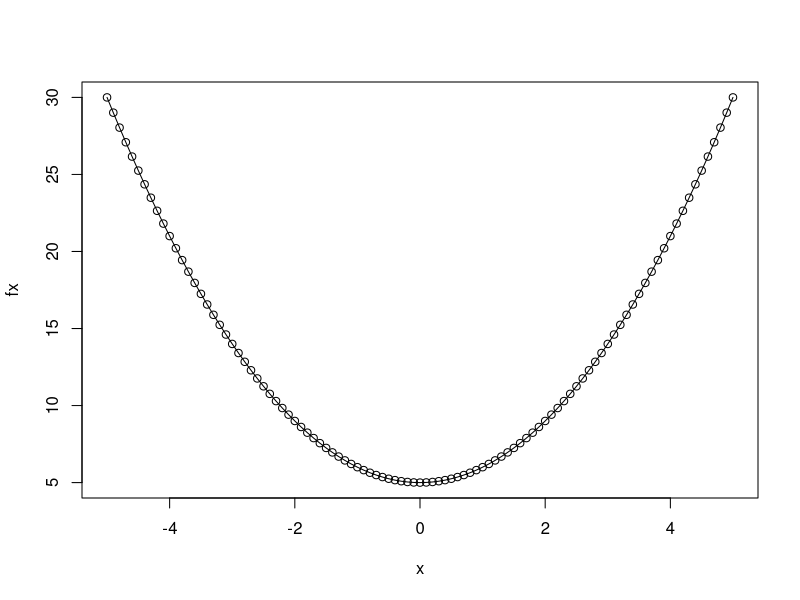
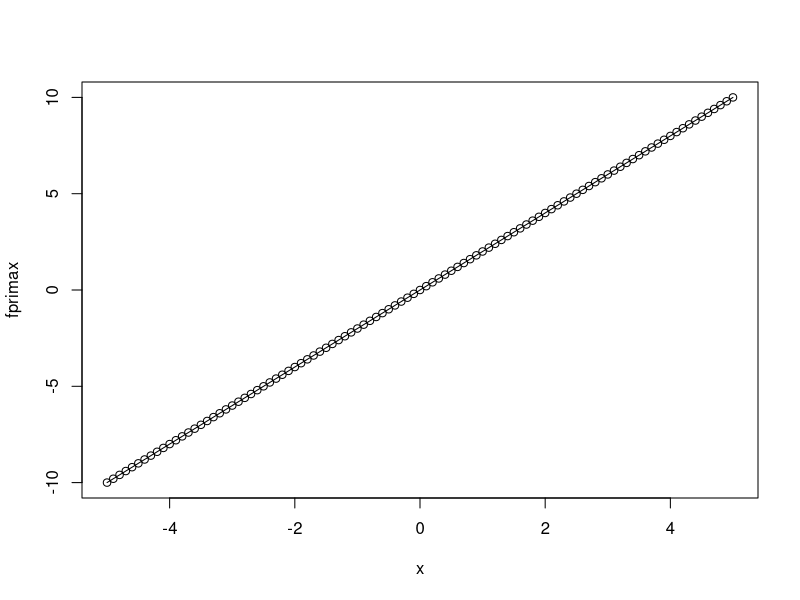
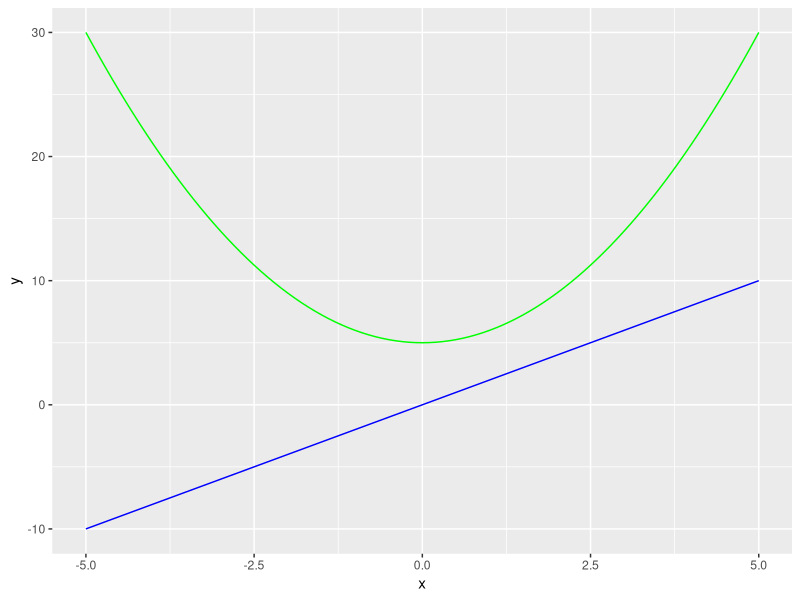

Generate these figures, in order, with R:
# UNIVERSIDAD NACIONAL AUTÓNOMA DE MÉXICO
# Facultad de Economía
# Matemáticas I 2021-1
# Profesor: Cesar Hernández
# PRÁCTICA : Determinación de máximos y mínimos en R

library(Deriv)
library(ggplot2)
library(dplyr)

# Creamos nuestro dominio de x
x<-seq(-5,5,0.1)

# Creamos nuestra función f
f<-function(x) (x^2)+5
f

# Derivamos nuestra función f
fprima<-Deriv(f)
fprima

# Sustituimos x en f y fprima, obtenemos fx y fprimax
fx<-f(x)
fx
fprimax<-fprima(x)
fprimax

# Graficamos fx y fprimax
plot(x,fx,type = "o")
plot(x,fprimax,type = "o")

# Creamos una tabla con los valores de x, fx y fprimax
tf<-data.frame(x,fx,fprimax)

# Graficamos fx y fprimax en un solo plano
tf%>%ggplot() + 
  geom_line(data = tf, aes(x = x, y = fx), color= "green") + 
  geom_line(data = tf, aes(x = x, y = fprimax), color = "blue") +
  xlab("x") +
  ylab("y")

# Criterio de la primera derivada, igualamos fprima a cero y despejamos "x"
fprima

# Sutituimos el valor de "x" en f, para encontrar el punto crítico
f(0)

# Determinamos si es un máximo o mínimo con el criterio de la segunda derivada
fbiprima<-Deriv(fprima)
fbiprima # Si el resultado es mayor a cero, el punto crítico es un mínimo

# Revisamos el resumen estadístico
summary(tf)
